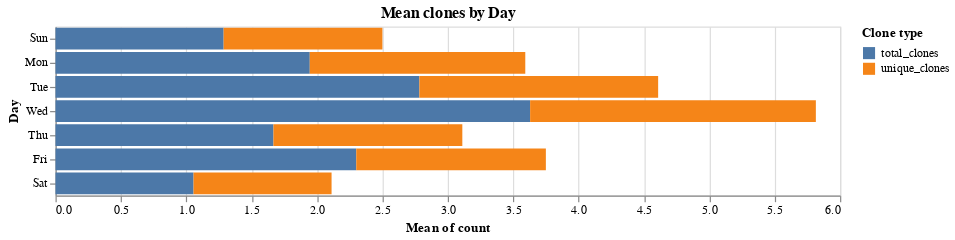

The notebook cell saved with this chart:
### Markdown cell above
### Mean clones by day of week

### Code cell
data = pd.melt(frame=df.reset_index(), id_vars=['index'],value_name='count')
alt.Chart(data).mark_bar().encode(
    x="mean(count)",
    y=alt.Y("day(index):O", title="Day"),
    color=alt.Color("variable_1", title="Clone type"),
).properties(width=WIDTH, title="Mean clones by Day")

### Figure 1 — Vega-Lite specification as saved in the notebook (floating-point values rounded to 4 significant figures; data arrays with more than 128 entries replaced by an {"elided": "..."} marker saying what was removed)
{"config": {"view": {"continuousWidth": 400, "continuousHeight": 300}}, "data": {"name": "data-0337ac06aaf0ee41e56debb536d664b3"}, "mark": "bar", "encoding": {"color": {"type": "nominal", "field": "variable_1", "title": "Clone type"}, "x": {"type": "quantitative", "aggregate": "mean", "field": "count"}, "y": {"type": "ordinal", "field": "index", "timeUnit": "day", "title": "Day"}}, "title": "Mean clones by Day", "width": 650, "$schema": "https://vega.github.io/schema/vega-lite/v4.8.1.json", "datasets": {"data-0337ac06aaf0ee41e56debb536d664b3": {"elided": "2640 records"}}}
